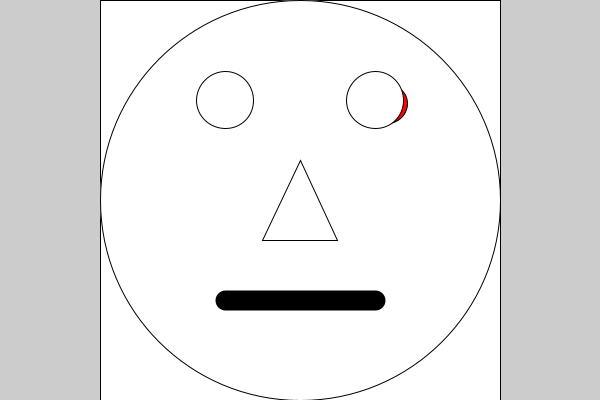
Frame 1 (no input)
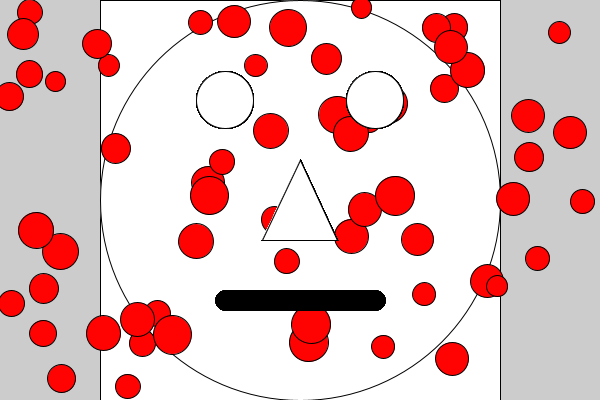
Frame 60 (the mouse pressed at the canvas centre just before this capture)
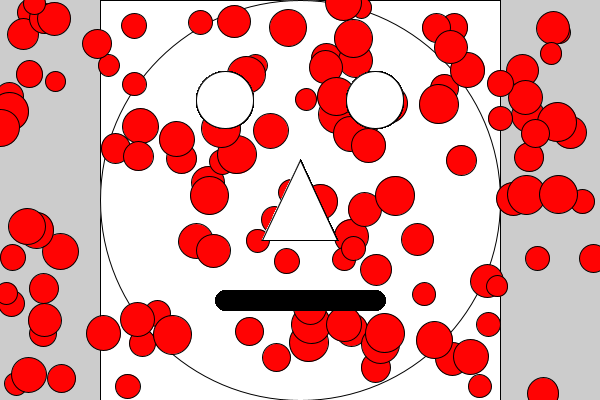
Frame 120 (the mouse held since frame 60 and released just before this capture)

The Processing sketch that drew these frames (run headless with seeded random() and noise(); from frame 60 on, the mouse is pressed at the canvas centre):

// Processing sketch: Measles
// ── Measles.pde
//Global Variables
int resetBlack, resetWhite;
int rectFaceX, rectFaceY, rectFaceWidth, rectFaceHeight;
int circleNoseX, circleNoseY, circleNoseWidth, circleNoseHeight;
//
int faceX, faceY, faceDiameter, faceRadius;
int leftEyeX, leftEyeY, leftEyeDiameter;
int rightEyeX, rightEyeY, rightEyeDiameter;
int noseX1, noseY1, noseX2, noseY2, noseX3, noseY3;
float mouthX1, mouthY1, mouthX2, mouthY2, mouthThick;
color red = #FF0303;
color measlesColor = red;
float measlesX, measlesY, measlesDiameter;
//
void setup() {
  size (600, 400);
  //Portrait Geometry, height is smaller thus dimension of face (circle)
  //
  rectFaceX = width/2 - height/2; //See paperfolding
  rectFaceY = height*0;
  rectFaceWidth = height; //circle
  rectFaceHeight = rectFaceWidth; //circle
  faceDiameter = rectFaceWidth;
  faceRadius = faceDiameter/2;
  //
  faceX = rectFaceX + faceRadius;
  faceY = rectFaceY + faceRadius;
  //
  leftEyeX = width*3/8;
  leftEyeY = height*1/4;
  leftEyeDiameter = height/7;
  rightEyeX = width*5/8;
  rightEyeY = leftEyeY;
  rightEyeDiameter = leftEyeDiameter;
  //
  circleNoseX = width/2;
  circleNoseY = height/2;
  circleNoseWidth = width*2/16;
  circleNoseHeight = height*1/5;
  //
  noseX1 = width/2;
  noseY1 = height*2/5;
  noseX2 = width*7/16;
  noseY2 = height*3/5;
  noseX3 = width*9/16;
  noseY3 = noseY2;
  //
  mouthX1 = leftEyeX;
  mouthY1 = height*3/4;
  mouthX2 = rightEyeX;
  mouthY2 = mouthY1;
  mouthThick = height*1/20;
  resetBlack = 1;
  resetWhite = 255;
  //
  rect(rectFaceX, rectFaceY, rectFaceWidth, rectFaceHeight);
  ellipse(faceX, faceY, faceDiameter, faceDiameter);
  //
}//End setup

void draw() {
  measlesX = random(width);
  measlesY = random(height);
  measlesDiameter = random(height*1/20, height*1/10);
  fill(measlesColor);
  //Parameters are randomly set ;)
  ellipse(measlesX, measlesY, measlesDiameter, measlesDiameter);
  fill(resetWhite);
  //Why is there only one measle being printed to the canvas
  //Explain how a measle can sometimes draw on top of the eye, etc. instead of on skin
  //
  ellipse(leftEyeX, leftEyeY, leftEyeDiameter, leftEyeDiameter);
  ellipse(rightEyeX, rightEyeY, rightEyeDiameter, rightEyeDiameter);
  //
  //ellipse(circleNoseX, circleNoseY, circleNoseWidth, circleNoseHeight); //true ellipse
  triangle(noseX1, noseY1, noseX2, noseY2, noseX3, noseY3);
  //
  strokeWeight(mouthThick);
  line(mouthX1, mouthY1, mouthX2, mouthY2);
  strokeWeight(resetBlack);
}//End draw
